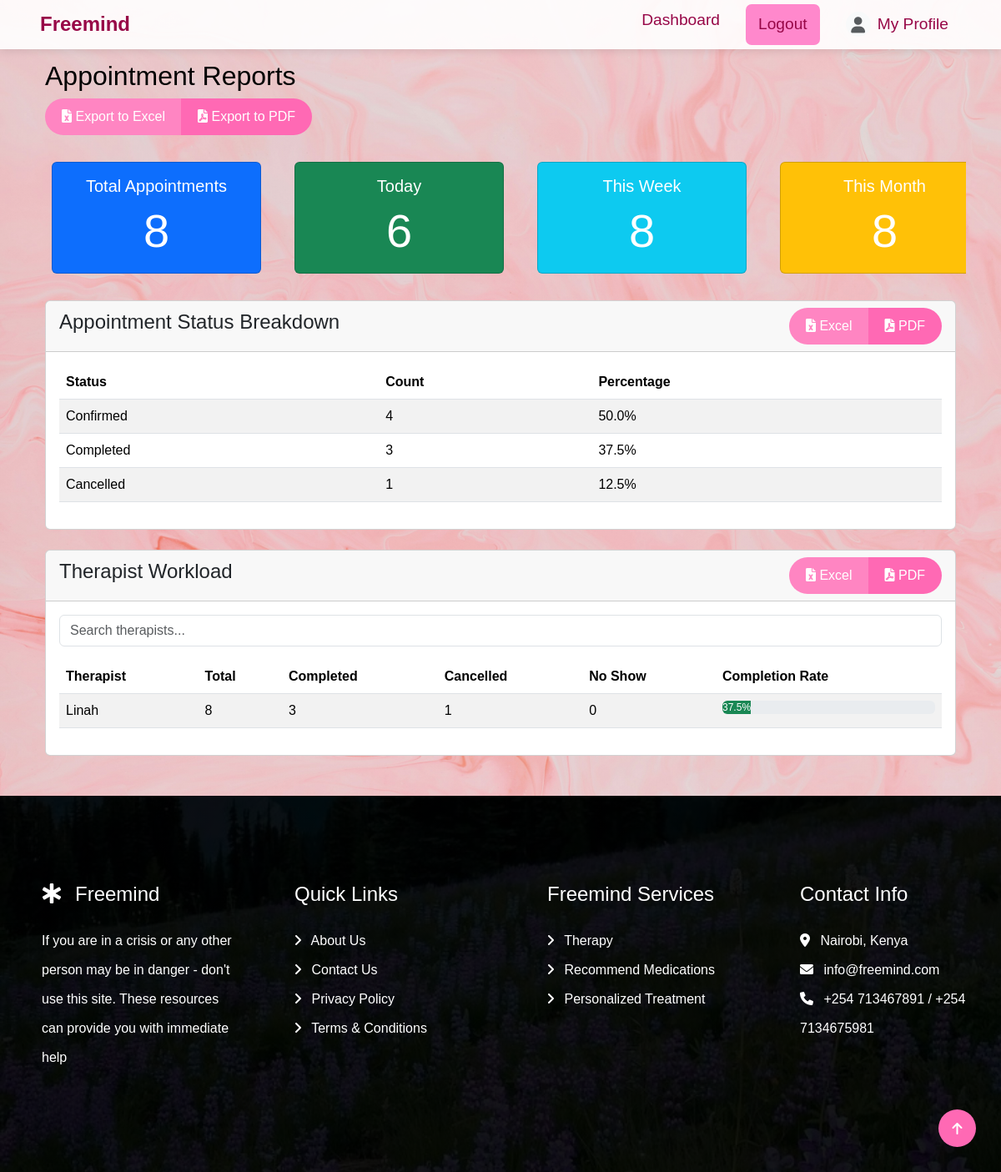
Screenshot of /reports/reports/ (signed in) with the database file from the repository.
### users/models.py (models this page shows, shortened)
class Therapist(models.Model):
    user = models.OneToOneField(User, on_delete=models.CASCADE)
    profile_picture = models.ImageField(
        upload_to='therapist_profile_pics/',
        default='default.jpg',
        blank=True,
        null=True
    )
    bio = models.TextField(blank=True, null=True)
    qualifications = models.TextField(blank=True,  # Allows empty string in forms
    null=True,   # Allows NULL in database
    help_text="List your professional degrees, certifications, and qualifications",
    default=""  )
    specializations = models.ManyToManyField(Specialization)
    experience_years = models.PositiveIntegerField(   default=0,  # Add default value
        help_text="Number of years of professional experience")
    language = models.CharField(max_length=50)
    gender = models.CharField(
        max_length=10, choices=[('Male', 'Male'), ('Female', 'Female')]
    )
    available = models.BooleanField(default=True)
    license_number = models.CharField(max_length=50, blank=True,  # Allows empty strings in forms
        null=True,   # Allows NULL in database
        help_text="Professional license/certification number")
    verified = models.BooleanField( default=False,  # All new therapists start unverified
    help_text="Designates whether this therapist has been verified by admin")

class User(AbstractUser):
    ROLE_CHOICES = [
        ('patient', 'Patient'),
        ('therapist', 'Therapist'),
        ('admin', 'Admin'),
    ]
    role = models.CharField(max_length=10, choices=ROLE_CHOICES, default='patient')
    email = models.EmailField(unique=True)
    groups = models.ManyToManyField(Group, related_name="custom_user_groups", blank=True)
    user_permissions = models.ManyToManyField(Permission, related_name="custom_user_permissions", blank=True)
    date_joined = models.DateTimeField(
        ('date joined'),
        default=timezone.now,
        editable=False
    )

### reports/views.py (the view)
# urls.py: path('reports/', views.view_reports, name='view_reports'),
@user_passes_test(is_admin)
def view_reports(request):
    try:
        cache_key = f'reports_data_{timezone.now().date()}'
        cached_data = cache.get(cache_key)
        if cached_data:
            return render(request, 'reports/view_reports.html', cached_data)
        today = timezone.now().date()
        start_of_week = today - timedelta(days=today.weekday())  # Monday of current week
        start_of_month = today.replace(day=1)  # First day of current month
        filter_param = request.GET.get('filter', 'all')
        appointments = Appointment.objects.all()
        if filter_param == 'today':
            appointments = appointments.filter(date__date=today)
        elif filter_param == 'week':
            appointments = appointments.filter(date__gte=start_of_week)
        elif filter_param == 'month':
            appointments = appointments.filter(date__gte=start_of_month)
        status_counts = Appointment.objects.values('status') \
                                .annotate(count=Count('status')) \
                                .order_by('-count')
        total_count = sum(item['count'] for item in status_counts)
        for item in status_counts:
            item['percentage'] = (item['count'] / total_count) * 100 if total_count > 0 else 0
        therapist_workload = Therapist.objects.annotate(
            total_appointments=Count('therapist_appointments'),
            completed=Count('therapist_appointments',
                          filter=Q(therapist_appointments__status='Completed')),
            cancelled=Count('therapist_appointments',
                          filter=Q(therapist_appointments__status='Cancelled')),
            completion_rate=ExpressionWrapper(
                F('completed') * 100.0 / F('total_appointments'),
                output_field=FloatField()
            ),
            no_show=Count('therapist_appointments',
                        filter=Q(therapist_appointments__status='No Show'))
        ).order_by('-total_appointments').select_related('user')
        availability_stats = {
            'total_slots': TherapistAvailability.objects.filter(is_active=True).count(),
            'booked_slots': Appointment.objects.filter(
                therapist__availabilities__is_active=True
            ).distinct().count(),
            'utilization_rate': round(
                (Appointment.objects.count() /
                 TherapistAvailability.objects.filter(is_active=True).count()) * 100, 2
            ) if TherapistAvailability.objects.filter(is_active=True).count() else 0,
        }
        context = {
            'today': today,
            'total_appointments': appointments.count(),
            'today_appointments': Appointment.objects.filter(date__date=today).count(),
            'weekly_appointments': Appointment.objects.filter(date__gte=start_of_week).count(),
            'monthly_appointments': Appointment.objects.filter(date__gte=start_of_month).count(),
            'monthly_trends': [
                {'month': item['month'].strftime('%Y-%m'), 'count': item['count']}
                for item in Appointment.objects.annotate(month=TruncMonth('date'))
                    .values('month')
                    .annotate(count=Count('id'))
                    .order_by('month')
            ],
            'status_counts': status_counts,
            'therapist_workload': therapist_workload,
            'availability_stats': availability_stats,
            'all_therapists': Therapist.objects.all(),
            'all_statuses': Appointment.STATUS_CHOICES,
            'current_filter': filter_param,
            'report_date': timezone.now().strftime("%Y-%m-%d %H:%M")
        }
        try:
            cache.set(cache_key, context, timeout=3600)
        except Exception as cache_error:
            print(f"Cache error (non-critical): {str(cache_error)}")
        return render(request, 'reports/view_reports.html', context)
    except Exception as e:
        print(f"Error in view_reports: {str(e)}")
        return render(request, 'core/404.html', {'error': str(e)})

### reports/views.py (called while the page is built)
def is_admin(user):
    return user.is_authenticated and user.role == 'admin'

### reports/templates/reports/view_reports.html (shortened to what this page needs)
{% extends 'core/base.html' %}
{% block content %}
<div class="container mt-5">
    <h2>Appointment Reports</h2>
    <div class="mb-4">
        <div class="btn-group" role="group">
            <a href="{% url 'download_report' %}?{{ request.GET.urlencode }}&report_type=full&format=excel"
               class="btn btn-success">
               <i class="fas fa-file-excel"></i> Export to Excel
            </a>
            <a href="{% url 'download_report' %}?{{ request.GET.urlencode }}&report_type=full&format=pdf"
               class="btn btn-danger">
               <i class="fas fa-file-pdf"></i> Export to PDF
            </a>
        </div>
    </div>
    <div class="row mb-4">
        <div class="col-md-3">
            <a href="?filter=all" class="text-decoration-none">
                <div class="card text-white bg-primary hover-shadow">
                    <div class="card-body text-center">
                        <h5 class="card-title">Total Appointments</h5>
                        <p class="card-text display-4">{{ total_appointments }}</p>
                    </div>
                </div>
            </a>
        </div>
        <div class="col-md-3">
            <a href="?filter=today" class="text-decoration-none">
                <div class="card text-white bg-success hover-shadow">
                    <div class="card-body text-center">
                        <h5 class="card-title">Today</h5>
                        <p class="card-text display-4">{{ today_appointments }}</p>
                    </div>
                </div>
            </a>
        </div>
        <div class="col-md-3">
            <a href="?filter=week" class="text-decoration-none">
                <div class="card text-white bg-info hover-shadow">
                    <div class="card-body text-center">
                        <h5 class="card-title">This Week</h5>
                        <p class="card-text display-4">{{ weekly_appointments }}</p>
                    </div>
                </div>
            </a>
        </div>
        <div class="col-md-3">
            <a href="?filter=month" class="text-decoration-none">
                <div class="card text-white bg-warning hover-shadow">
                    <div class="card-body text-center">
                        <h5 class="card-title">This Month</h5>
                        <p class="card-text display-4">{{ monthly_appointments }}</p>
                    </div>
                </div>
            </a>
        </div>
    </div>
    <div class="card mb-4">
        <div class="card-header d-flex justify-content-between align-items-center">
            <h4>Appointment Status Breakdown</h4>
            <div class="btn-group" role="group">
                <a href="{% url 'download_report' %}?{{ request.GET.urlencode }}&report_type=status_counts&format=excel"
                   class="btn btn-sm btn-success">
                   <i class="fas fa-file-excel"></i> Excel
                </a>
                <a href="{% url 'download_report' %}?{{ request.GET.urlencode }}&report_type=status_counts&format=pdf"
                   class="btn btn-sm btn-danger">
                   <i class="fas fa-file-pdf"></i> PDF
                </a>
            </div>
        </div>
        <div class="card-body">
            <table class="table table-striped">
                <thead>
                    <tr>
                        <th>Status</th>
                        <th>Count</th>
                        <th>Percentage</th>
                    </tr>
                </thead>
                <tbody>
                    {% for status in status_counts %}
                    <tr>
                        <td>{{ status.status }}</td>
                        <td>{{ status.count }}</td>
                        <td>{{ status.percentage|floatformat:1 }}%</td>
                    </tr>
                    {% endfor %}
                </tbody>
            </table>
        </div>
    </div>
    <div class="card mb-4">
        <div class="card-header d-flex justify-content-between align-items-center">
            <h4>Therapist Workload</h4>
            <div class="btn-group" role="group">
                <a href="{% url 'download_report' %}?{{ request.GET.urlencode }}&report_type=therapist_workload&format=excel"
                   class="btn btn-sm btn-success">
                   <i class="fas fa-file-excel"></i> Excel
                </a>
                <a href="{% url 'download_report' %}?{{ request.GET.urlencode }}&report_type=therapist_workload&format=pdf"
                   class="btn btn-sm btn-danger">
                   <i class="fas fa-file-pdf"></i> PDF
                </a>
            </div>
        </div>
        <div class="card-body">
            <div class="mb-3">
                <input type="text" id="therapistSearch" class="form-control" placeholder="Search therapists...">
            </div>
            <div class="table-responsive">
                <table class="table table-striped">
                    <thead>
                        <tr>
                            <th>Therapist</th>
                            <th>Total</th>
                            <th>Completed</th>
                            <th>Cancelled</th>
                            <th>No Show</th>
                            <th>Completion Rate</th>
                        </tr>
                    </thead>
                    <tbody>
                        {% for therapist in therapist_workload %}
                        <tr class="therapist-row">
                            <td>{{ therapist.user.username }}</td>
                            <td>{{ therapist.total_appointments }}</td>
                            <td>{{ therapist.completed }}</td>
                            <td>{{ therapist.cancelled }}</td>
                            <td>{{ therapist.no_show }}</td>
                            <td>
                                <div class="progress">
                                    <div class="progress-bar bg-success" role="progressbar"
                                         id="progress_{{ therapist.therapist__user__id }}"
                                         aria-valuemin="0" aria-valuemax="100">
                                        {{ therapist.completion_rate }}%
                                    </div>
                                </div>
                            </td>
                        </tr>
                        {% endfor %}
                    </tbody>
                </table>
            </div>
        </div>
    </div>
</div>
{% endblock %}

### static/css/main.css (style rules this page uses)
body { font-family: Arial, sans-serif; display: flex; flex-direction: column; height: 100%; background: linear-gradient(rgba(128, 128, 128, 0.1), rgba(128, 128, 128, 0.1)), url("../img/chat.jpg") no-repeat center center/cover; background-size: cover; color:black; margin: 0; }
:root { --primary-pink: #ff66b2; --dark-pink: #970747; --light-pink: #ff88cc; --white: #ffffff; }
.btn { background-color: #ff69b4; border: none; color: white; padding: 10px 20px; font-size: 16px; border-radius: 30px; transition: all 0.3s ease-in-out; }
.btn-success { background-color: #ff85c2 !important; border-color: #ff85c2 !important; }
.row { display: flex; flex-wrap: nowrap; overflow-x: hidden; gap: 16px; padding: 8px; scroll-snap-type: x mandatory; -webkit-overflow-scrolling: touch; }

### rows the page displays
Therapist: user.username "Linah", total_appointments "8", completed "3", cancelled "1", no_show "0", completion_rate "37.5"

### other values shown
{{ total_appointments }} "8"
{{ today_appointments }} "6"
{{ weekly_appointments }} "8"
{{ monthly_appointments }} "8"
{{ status.status }} "Confirmed" "Completed" "Cancelled"
{{ status.count }} "4" "3" "1"
{{ status.percentage|floatformat:1 }} "50.0" "37.5" "12.5"
